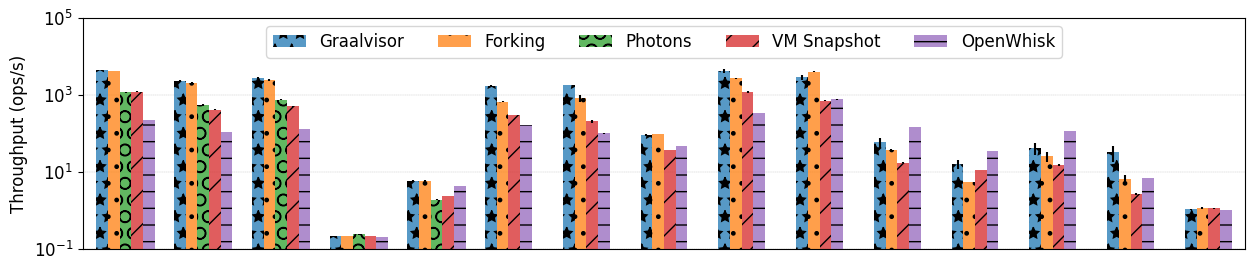

Here is the Python script that generated this plot:
#!/usr/bin/python

import declarations
import results
import matplotlib.pyplot as plt
import numpy as np

benchmark_labels = declarations.benchmark_labels
isolate_benchmark_path = declarations.isolate_benchmark_path 
process_benchmark_path = declarations.process_benchmark_path 
openwhisk_benchmark_path = declarations.openwhisk_benchmark_path 
photons_benchmark_path = declarations.photons_benchmark_path
snapshot_benchmark_path = declarations.snapshot_benchmark_path

# Throughput in ops/s.
isolate_tput_avg = {}
isolate_tput_std = {}
process_tput_avg = {}
process_tput_std = {}
openwhisk_tput_avg = {}
openwhisk_tput_std = {}
photons_tput_avg = {}
photons_tput_std = {}
snapshot_tput_avg = {}
snapshot_tput_std = {}

# Processing results.
for idx, path in enumerate(isolate_benchmark_path):
    isolate_tput_avg[idx] = results.process_result(path)["tput_avg"]
    isolate_tput_std[idx] = results.process_result(path)["tput_std"]
for idx, path in enumerate(process_benchmark_path):
    process_tput_avg[idx] = results.process_result(path)["tput_avg"]
    process_tput_std[idx] = results.process_result(path)["tput_std"]
for idx, path in enumerate(openwhisk_benchmark_path):
    openwhisk_tput_avg[idx] = results.process_result(path)["tput_avg"]
    openwhisk_tput_std[idx] = results.process_result(path)["tput_std"]
for idx, path in enumerate(photons_benchmark_path):
    photons_tput_avg[idx] = results.process_result(path)["tput_avg"]
    photons_tput_std[idx] = results.process_result(path)["tput_std"]
for idx, path in enumerate(snapshot_benchmark_path):
    snapshot_tput_avg[idx] = results.process_result(path)["tput_avg"]
    snapshot_tput_std[idx] = results.process_result(path)["tput_std"]

# Scale openwhisk to 2GB.
for idx, path in enumerate(openwhisk_benchmark_path):
    openwhisk_tput_avg[idx] = openwhisk_tput_avg[idx] * (2048 / declarations.openwhisk_mem_factor[idx])
for idx, path in enumerate(snapshot_benchmark_path):
    snapshot_tput_avg[idx] = snapshot_tput_avg[idx] * (2048 / declarations.snapshot_mem_factor[idx])

x = np.arange(len(benchmark_labels))
# Snapshot and openwhisk have special x values to avoid a gap when photons doesn't have a value.
snapshot_x  = np.arange(len(benchmark_labels), dtype=np.float32)
openwhisk_x = np.arange(len(benchmark_labels), dtype=np.float32)
width = 0.15

# Filling Photons values with zeroes for missing (java) benchmarks.
# We also adapt the x values for snapshot and openwhisk for avoid a gap when photons has no value.
for idx, path in enumerate(isolate_benchmark_path):
    if idx not in photons_tput_avg:
        photons_tput_avg[idx] = 0
        photons_tput_std[idx] = 0
        snapshot_x[idx]  -= width
        openwhisk_x[idx] -= width

plt.rcParams.update({'font.size': 12})
fig, ax = plt.subplots()
ax.bar(x + 0*width,           isolate_tput_avg.values(),   yerr=isolate_tput_std.values(),   width=width, hatch='*', label='Graalvisor', alpha=0.75)
ax.bar(x + 1*width,           process_tput_avg.values(),   yerr=process_tput_std.values(),   width=width, hatch='.', label='Forking',  alpha=0.75)
ax.bar(x + 2*width,           photons_tput_avg.values(),   yerr=photons_tput_std.values(),   width=width, hatch='O', label='Photons',    alpha=0.75)
ax.bar(snapshot_x  + 3*width, snapshot_tput_avg.values(),  yerr=snapshot_tput_std.values(),  width=width, hatch='/', label='VM Snapshot', alpha=0.75)
ax.bar(openwhisk_x + 4*width, openwhisk_tput_avg.values(), yerr=openwhisk_tput_std.values(), width=width, hatch='-', label='OpenWhisk',  alpha=0.75)

ax.set_ylabel('Throughput (ops/s)')
ax.set_xticks(x, benchmark_labels)
ax.set_axisbelow(True)
plt.grid(axis = 'y', linestyle = '--', linewidth = 0.25)
#plt.xticks(rotation = 35)
plt.tick_params(
    axis='x',          # changes apply to the x-axis
    which='both',      # both major and minor ticks are affected
    bottom=False,      # ticks along the bottom edge are off
    top=False,         # ticks along the top edge are off
    labelbottom=False) # labels along the bottom edge are off

ax.set_yscale('log')
ax.set_ylim(ymin=0.1, ymax=100000)
ax.set_xlim(xmin=-.25, xmax=14.7)
fig.set_figwidth(15)
fig.set_figheight(3)

ax.legend(ncol=5, loc='upper center')
plt.savefig("sandboxes-tput.pdf", bbox_inches='tight')
plt.savefig("sandboxes-tput.png", bbox_inches='tight')
plt.show()
